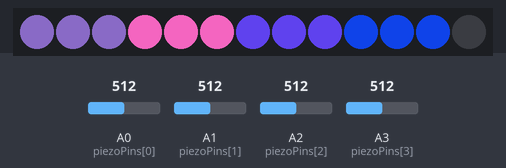
Bench run of a sketch on a simulated Arduino Uno, built with avr-gcc and run on an emulated ATmega328P. Parts: 13 RGB LEDs in strip order, left to right. Inputs (shaded band) come from the test bench; at power-on: A0 (piezoPins[0]) = 512, A1 (piezoPins[1]) = 512, A3 (piezoPins[3]) = 512, A2 (piezoPins[2]) = 512. Random numbers use the default seed unless the sketch sets one.

Above: at 1.2 s.
1.3 s: A0 (piezoPins[0]) set to 106
At 1.31 s:
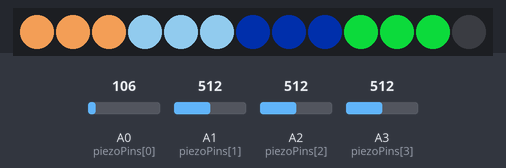
3.1 s: A0 (piezoPins[0]) set to 93
At 3.18 s:
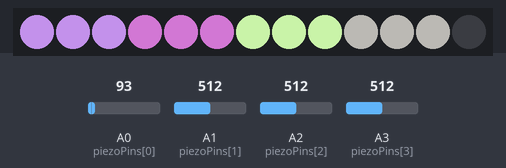
4.9 s: A1 (piezoPins[1]) set to 106
6.8 s: A1 (piezoPins[1]) set to 90
At 6.9 s:
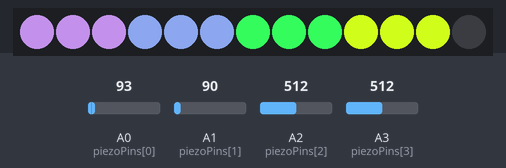
8.6 s: A3 (piezoPins[3]) set to 110
10.6 s: A3 (piezoPins[3]) set to 91
At 10.69 s:
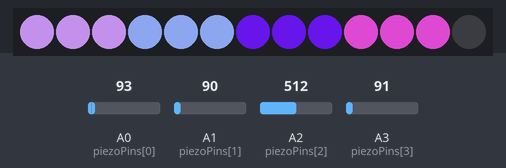

The sketch:

4PiezoLedTilesRandom.ino
```cpp
#include <Adafruit_NeoPixel.h>

#define LED_PIN     13
#define LED_COUNT   13
#define PIEZO_COUNT 4
// Define pins for piezo inputs, assuming you're using analog pins A0 to A3
const int piezoPins[PIEZO_COUNT] = {A0, A1, A2, A3};

Adafruit_NeoPixel strip(LED_COUNT, LED_PIN, NEO_GRB + NEO_KHZ800);

void setup() {
  strip.begin();
  strip.show(); // Turn off all pixels ASAP
  // Initialize all piezo pins as input
  for(int i = 0; i < PIEZO_COUNT; i++) {
    pinMode(piezoPins[i], INPUT);
  }
}

void loop() {
  for(int i = 0; i < PIEZO_COUNT; i++) {
    int soundLevel = analogRead(piezoPins[i]);
    // Assuming a threshold for "detecting" a signal. You might need to adjust this.
    if(soundLevel > 100) { // Threshold value, adjust based on your needs
      lightTileInRandomColor(i);
    }
  }
  delay(100); // Small delay to reduce sensitivity and rapid changes
}

void lightTileInRandomColor(int tileNumber) {
  int startLED = tileNumber * 3; // Calculate starting LED for the tile
  uint32_t color = strip.Color(random(0, 255), random(0, 255), random(0, 255));

  // Set color for the 3 LEDs in the tile
  for(int i = startLED; i < startLED + 3 && i < LED_COUNT; i++) {
    strip.setPixelColor(i, color);
  }

  strip.show();
}
```

Measured:
- the behaviour switches between 101 and 100 on A0 (piezoPins[0]) (found by bisection; images 1 and 2)
- the behaviour switches between 101 and 100 on A1 (piezoPins[1]) (found by bisection; images 2 and 3)
- the behaviour switches between 101 and 100 on A3 (piezoPins[3]) (found by bisection; images 3 and 4)
